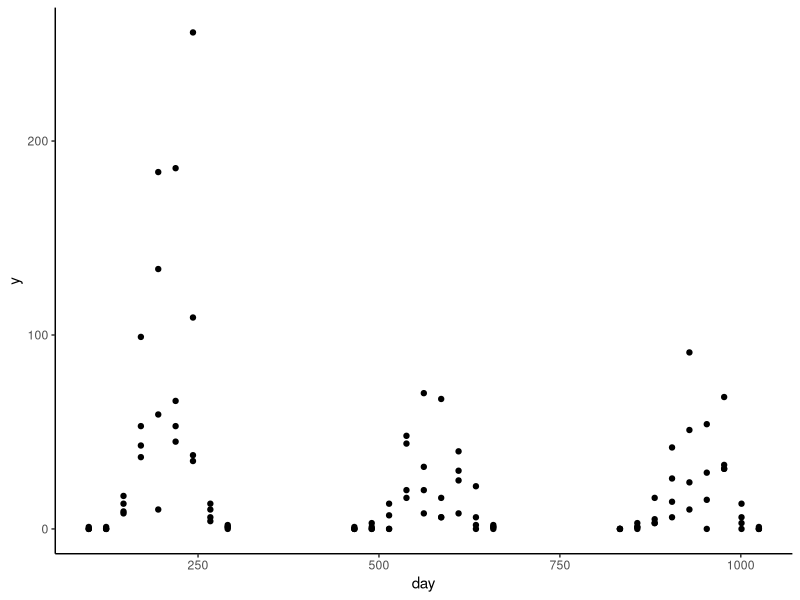
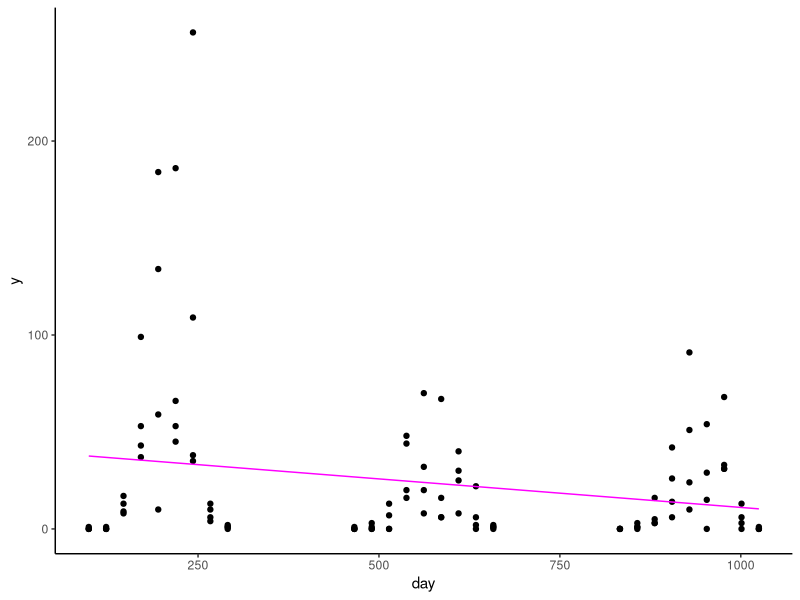
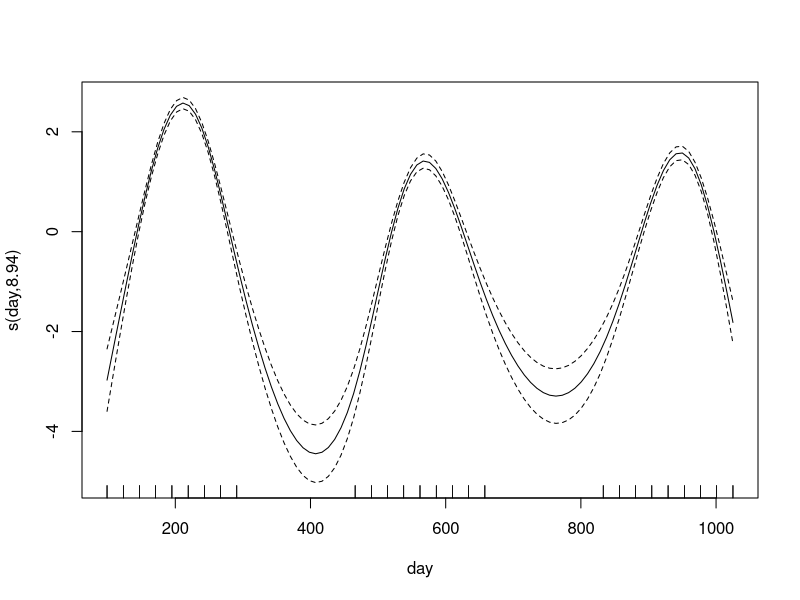
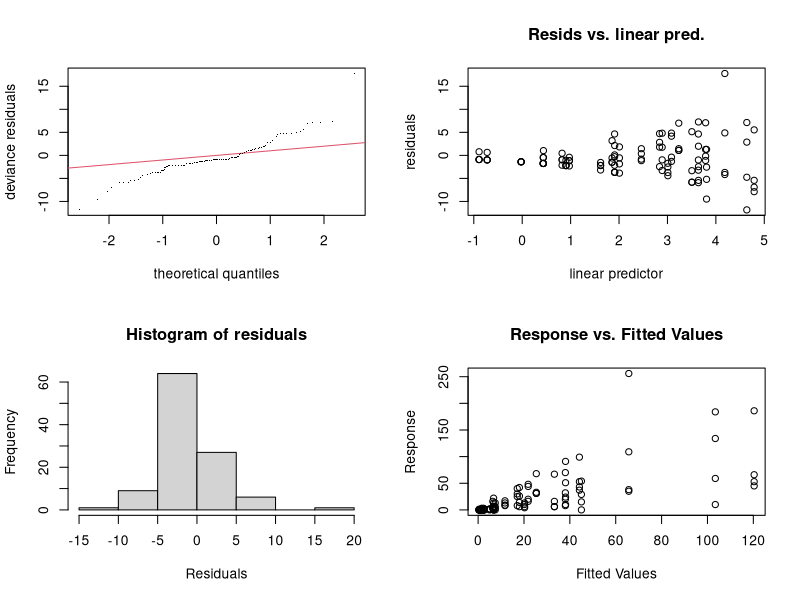
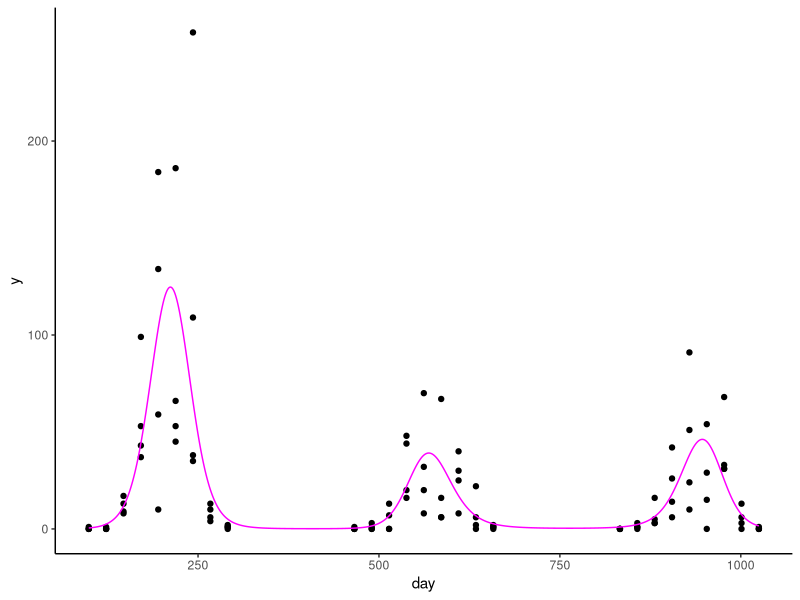
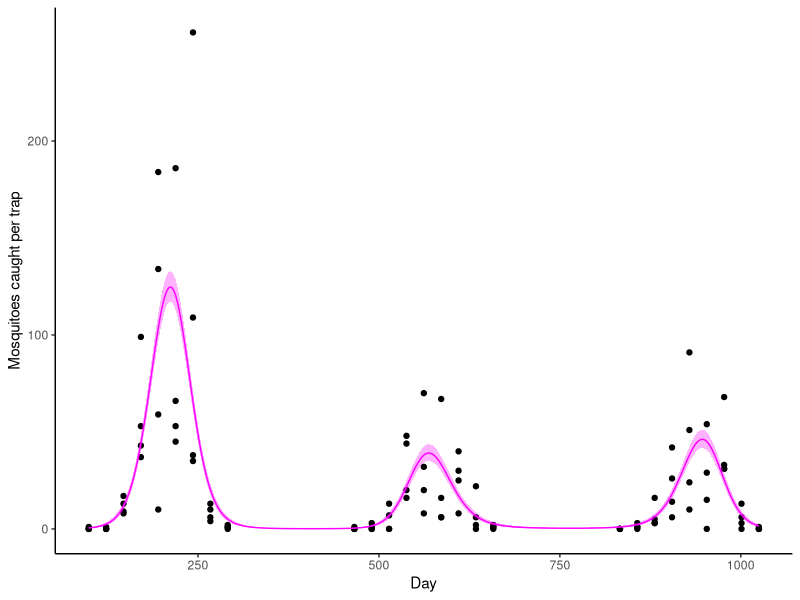
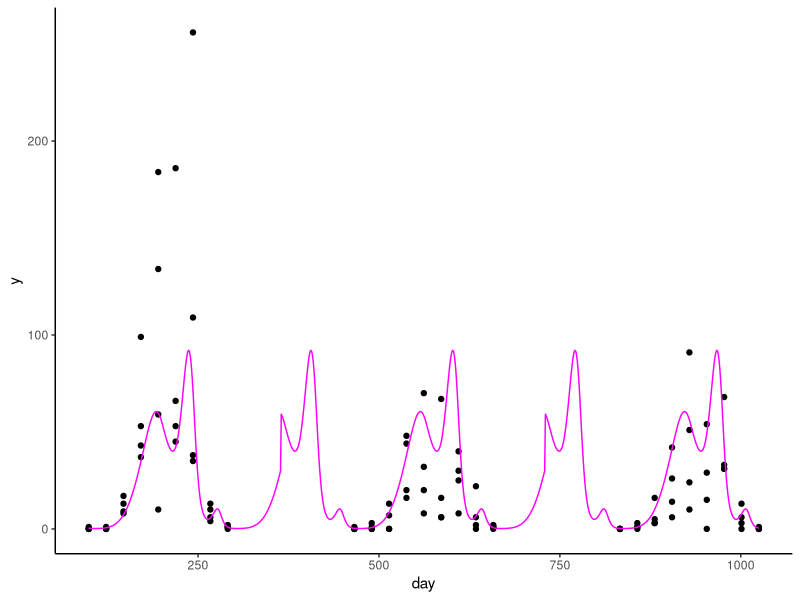
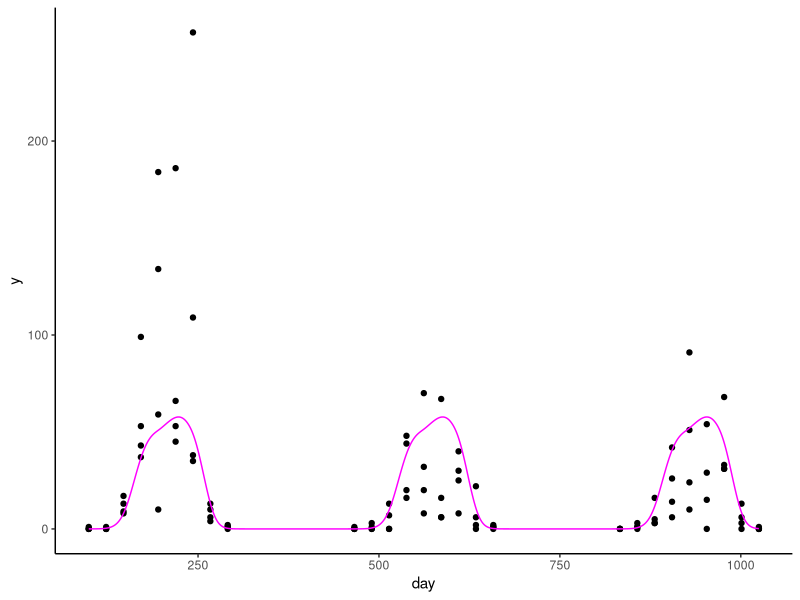

Write the R code that produced these figures, in order.
#useful reference: https://noamross.github.io/gams-in-r-course/

library(ggplot2)
library(lme4)
library(mgcv)

#The data here is simulated data for mosquito 
# collections, to estimate the Human Biting Rate (HBR)
df <- read.csv('data/HBR_data.csv')

head(df)

table(df$Village)

#notice 'day of year' resets for each year, so we might want another time variable 
# here

df$day <- df$day_of_year + 365 * (df$year - 2021)

#For now, let's look at data from one village (Village_5)

df2 <- df[df$Village=='Village_5',]

#Here, 'y' is the number of mosquitoes caught per trap per night
table(df2$y)

ggplot(df2) + geom_point(aes(x = day, y = y)) + theme_classic()

#Try a linear model. (we could also write this as a poisson model, for count data, as a glm...)
m1 <- lm(y ~ day, data = df2)
summary(m1)

#Let's add the model to the plot
ggplot(df2) + geom_point(aes(x = day, y = y)) + theme_classic() + 
  geom_function(fun = function(x) m1$coefficients[[1]] + m1$coefficients[[2]] * x,
                color = 'magenta')

#Let's try a gam model
mod_g <- gam(y ~ s(day, k = 10), data = df2, family = poisson, method = "REML")
summary(mod_g)

#Things to look for in the summary: the edf for each spline (here we just have one spline, for 'day')
# if edf is equal to 1 (or close to 1), this indicates that the spline is (more-or-less) linear.
# This probably indicates that we can include it in the model as a linear term,
# and we don't need to use the spline. 

#We can also plot the spline (note: this is on the model scale )
plot(mod_g, rug = T)

# The function gam.check() can help us to see if k is too low
# if the k-index is below 1 and the edf is close to k', then 
# it could be useful to increase the value of k, and re-fit the model
# Note: inside gam.check, a significant p value indicates k is too low,
# it doesn't tell us about whether a term should be included in the model...
gam.check(mod_g)

#Now, we try to use the predict function to extract model predictions
min(df2$day)
max(df2$day)
new_dat <- data.frame('day' = seq(99,1025))
yy <- predict(mod_g, newdata = new_dat, type = 'response')

new_dat$pred <- yy

ggplot(df2) + geom_point(aes(x = day, y = y)) + theme_classic() + 
  geom_line(data = new_dat, aes(x = day, y = pred), color = 'magenta')

#For the 95% CIs, we'll need the predictions on the 'link' (model) scale
yy2 <- predict(mod_g, newdata = new_dat, type = 'link', se.fit = T)

new_dat$pred_ci1 <- exp(yy2$fit - 1.96*yy2$se.fit)
new_dat$pred_ci2 <- exp(yy2$fit + 1.96*yy2$se.fit)

ggplot(df2) + geom_point(aes(x = day, y = y)) + theme_classic() + 
  geom_line(data = new_dat, aes(x = day, y = pred), color = 'magenta') + 
  geom_ribbon(data = new_dat, aes(x = day, ymin = pred_ci1, ymax = pred_ci2), 
              fill = 'magenta', alpha = .3) + xlab('Day') + 
  ylab('Mosquitoes caught per trap')



## Utilising information on seasonality

#So far, we are not utilising seasonality in the model- the gam() does not know 
# that we have data from 3 years. We can change this, using a periodic spline,
# by setting bs = 'cc', like this: 

#Notice that I am using 'day_in_year' now!
mod_g2 <- gam(y ~ s(day_of_year, k = 11, bs = 'cc'), data = df2, family = poisson, method = "REML")
summary(mod_g2)

#Now let's use predict(). It'll be useful to have 'day' here too, for plotting
new_dat2 <- data.frame('day' = seq(99,1025))
new_dat2$day_of_year <- new_dat2$day %% 365

#View the data. What does the '%%' operator do?
#View(new_dat2)

yy2 <- predict(mod_g2, newdata = new_dat2, type = 'response')

new_dat2$pred <- yy2

# Now plot: 
ggplot(df2) + geom_point(aes(x = day, y = y)) + theme_classic() + 
  geom_line(data = new_dat2, aes(x = day, y = pred), color = 'magenta')

# How strange! This is not what we want: because we are missing data from the 
# dry season, the model has not correctly inferred the periodicity.

#Fortunately, we can provide the information to the model
#Period is from 0 to 365
mod_g3 <- gam(y ~ s(day_of_year, k = 7, bs = 'cc'), data = df2, 
              family = poisson, knots = list(day_of_year = c(0,365)),
              method = "REML")
summary(mod_g3)

yy2 <- predict(mod_g3, newdata = new_dat2, type = 'response')

new_dat2$pred <- yy2

# Now plot: 
ggplot(df2) + geom_point(aes(x = day, y = y)) + theme_classic() + 
  geom_line(data = new_dat2, aes(x = day, y = pred), color = 'magenta')


#Ok, now the model knows about the seasonality.
# However, it is not necessarily the case that we expect the same numbers of 
# mosquitoes each year. Let's add that information to the model:

mod_g4 <- gam(y ~ factor(year) + s(day_of_year, k = 7, bs = 'cc'), data = df2, 
              family = poisson, knots = list(day_of_year = c(0,365)), method = "REML")
summary(mod_g4)

#We see that there are some significant differences!
# Let's make some predictions
# It'll be useful to have 'day' here too, for plotting
new_dat3 <- data.frame('day' = seq(99,1025))
new_dat3$day_of_year <- new_dat3$day %% 365

new_dat3$year <- 2021
new_dat3[new_dat3$day > 365 & new_dat3$day <= 730 ,]$year <- 2022
new_dat3[new_dat3$day > 730,]$year <- 2023
new_dat3$year <- as.factor(new_dat3$year)

yy3 <- predict(mod_g4, newdata = new_dat3, type = 'response')

new_dat3$pred <- yy3

# Now plot: 
# Now we see the model expects different magnitudes of mosquito population
# each year.
ggplot(df2) + geom_point(aes(x = day, y = y)) + theme_classic() + 
  geom_line(data = new_dat3, aes(x = day, y = pred), color = 'magenta')

ggplot(df) + geom_point(aes(x = day, y = y, color = District)) + theme_classic() + 
  geom_line(data = new_dat3, aes(x = day, y = pred), color = 'magenta')


##################################################################################
# We can also fit a model using the negative binomial distribution

# here is a model in terms of day
nb_model <- gam(y ~ s(day, k = 10), data = df2, family = nb(), method="REML")

# View model summary
summary(nb_model)

# Extract the estimated theta value (this is the dispersion parameter)
nb_model$family$getTheta()

#And here's a model where we incorporate seasonality
nb_model2 <- gam(y ~ factor(year) + s(day_of_year, k = 7, bs = 'cc'), data = df2, 
              family = nb(), knots = list(day_of_year = c(0,365)), method = "REML")
summary(nb_model2)

#now let's predict
new_dat_nb2 <- data.frame('day' = seq(99,1025))
new_dat_nb2$day_of_year <- new_dat_nb2$day %% 365

new_dat_nb2$year <- 2021
new_dat_nb2[new_dat_nb2$day > 365 & new_dat_nb2$day <= 730 ,]$year <- 2022
new_dat_nb2[new_dat_nb2$day > 730,]$year <- 2023
new_dat_nb2$year <- as.factor(new_dat_nb2$year)

yy_nb2 <- predict(nb_model2, newdata = new_dat_nb2, type = 'response')


new_dat_nb2$pred <- yy_nb2

# Now plot: 
# Now we see the model expects different magnitudes of mosquito population
# each year.
ggplot(df2) + geom_point(aes(x = day, y = y)) + theme_classic() + 
  geom_line(data = new_dat_nb2, aes(x = day, y = pred), color = 'magenta')
